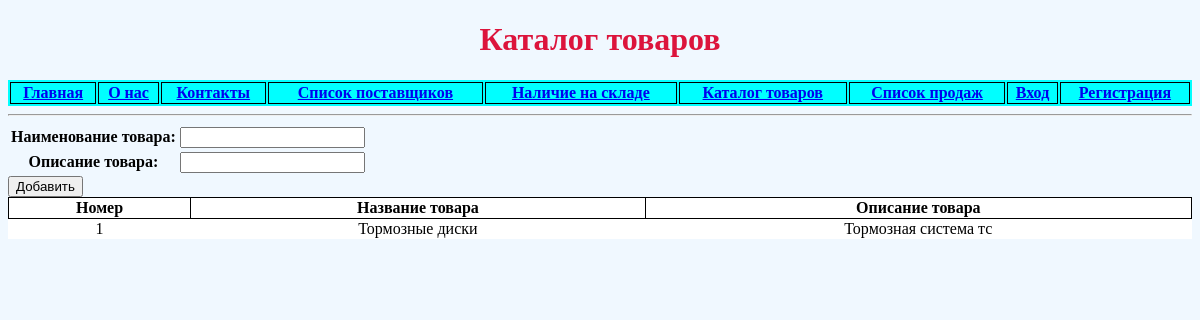
The page /products on the database as committed earlier.
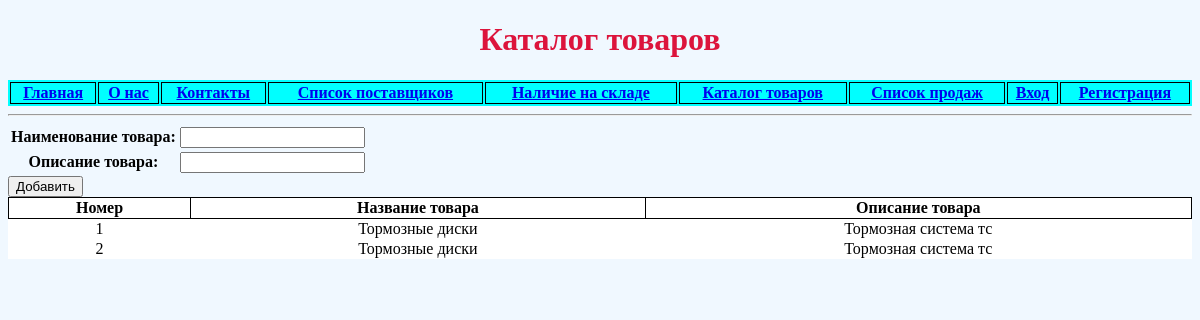
The same page on the database as committed later.
### example_app/models.py (models this page shows, shortened)
class Product(models.Model):
    name = models.CharField(max_length=20)
    description = models.CharField(max_length=400)

### example_app/views.py (the view)
# urls.py: path('products', products),
def products(request):
    productse = Product.objects.all()
    form = ProductForm()
    return render(request, 'products.html', {'productse': productse, 'form': form})

### example_app/forms.py
class ProductForm(ModelForm):
    class Meta:
        model = Product
        fields = ['name', 'description']
        labels = {
            'name': 'Наименование товара', 'description': 'Описание товара'
        }

### example_app/templates/products.html (shortened to what this page needs)
{% extends "base.html" %}
{% load static %}
{% block header %}
Каталог товаров
{% endblock header %}
{% block content %}
<form method="POST" action="create_product/">
  <table>{{form}}</table>
  <input type="submit" value="Добавить">
</form>
<table class="warehouse">
  <tr><th class="warehouse">Номер</th><th class="warehouse">Название товара</th><th class="warehouse">Описание товара</th></tr>
    {% for product in productse %}
    <tr><td align="center">{{ product.id }}</td><td align="center">{{ product.name }}</td><td align="center">{{ product.description }}</td>
    {% endfor %}
</table>
{% endblock content %}

Rows that differ between the two databases and show on the page:
added Product: id "2", name "Тормозные диски", description "Тормозная система тс"
